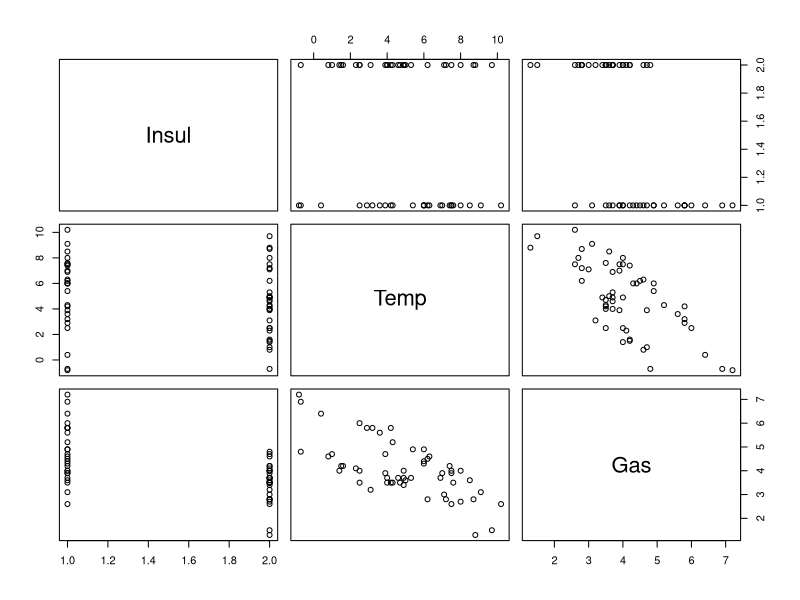
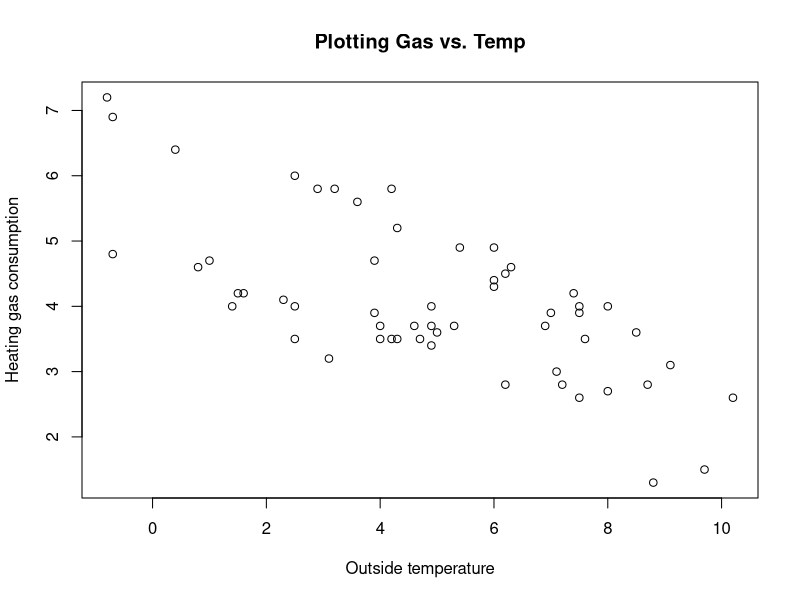
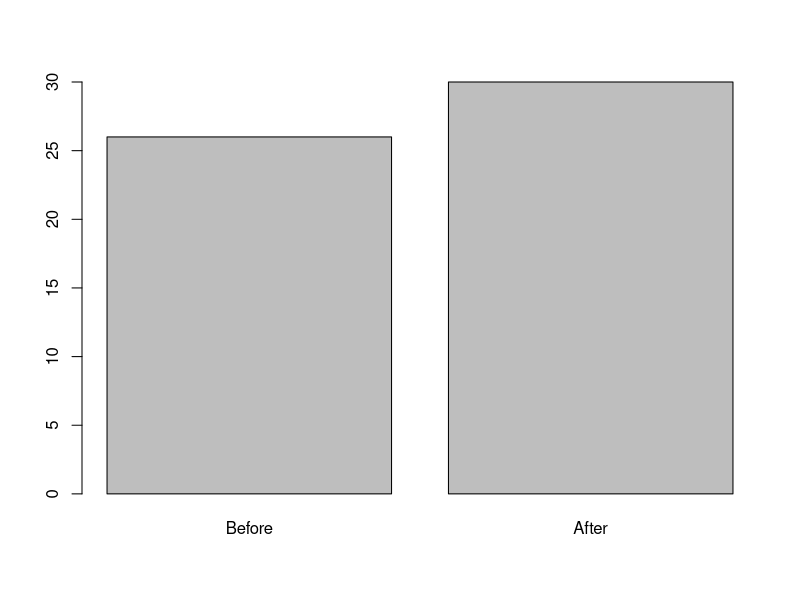

Write the R code that produced these figures, in order.
## ---- chunk 1
library(MASS)
## ---- chunk 2
str(whiteside)
## ---- chunk 3
head(whiteside)
## ---- chunk 4
plot(whiteside)
## ---- chunk 5
plot(x = whiteside$Temp, 
     y = whiteside$Gas, 
     main="Plotting Gas vs. Temp", 
     xlab = "Outside temperature", 
     ylab = "Heating gas consumption")
## ---- chunk 6
# Apply the plot() function to Insul
plot(whiteside$Insul)
